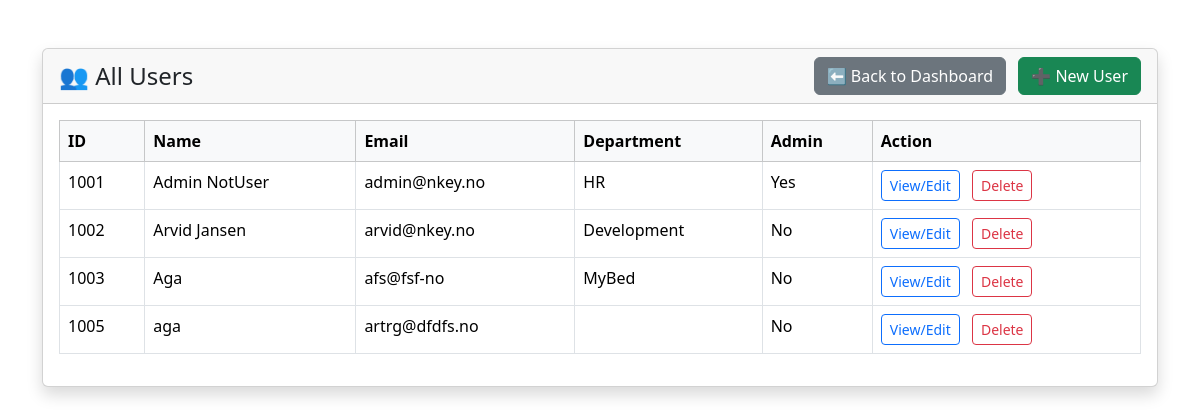
The app's page /users.php (signed in) with its own data.
### tables this page shows
CREATE TABLE users (
  employee_id INTEGER PRIMARY KEY AUTOINCREMENT,
  name TEXT NOT NULL,
  email TEXT UNIQUE NOT NULL,
  password_hash TEXT NOT NULL,
  is_admin INTEGER NOT NULL DEFAULT 0,
  profile_image TEXT DEFAULT '/uploads/default.jpg',
  phone TEXT,
  department TEXT,
  manager_email TEXT,
  leave_quota INTEGER DEFAULT 21,
  leave_used INTEGER DEFAULT 0,
  date_created TEXT DEFAULT CURRENT_TIMESTAMP,
  last_login TEXT
, rfid_id TEXT);

### users.php (the view, shortened to what this page needs)
<?php
require_once "includes/config.php";
$stmt = $conn->query("SELECT employee_id, name, email, department, is_admin FROM users ORDER BY employee_id ASC");
$users = $stmt->fetchAll(PDO::FETCH_ASSOC);
?>
<!DOCTYPE html>
<html lang="en">
<head>
  <link href="https://cdn.jsdelivr.net/npm/bootstrap@5.3.3/dist/css/bootstrap.min.css" rel="stylesheet">
  <link rel="stylesheet" href="/css/style.css?v=1.0.0">
</head>
<body>
<div class="container py-5">
  <div class="card shadow">
    <div class="card-header d-flex justify-content-between align-items-center">
      <h4 class="mb-0">👥 All Users</h4>
      <div>
        <a href="dashboard.php" class="btn btn-secondary me-2">⬅ Back to Dashboard</a>
        <a href="add_user.php" class="btn btn-success">➕ New User</a>
      </div>
    </div>
    <div class="card-body">
      <table class="table table-bordered table-hover">
        <thead class="table-light">
          <tr>
            <th>ID</th>
            <th>Name</th>
            <th>Email</th>
            <th>Department</th>
            <th>Admin</th>
            <th>Action</th>
          </tr>
        </thead>
        <tbody>
          <?php foreach ($users as $user): ?>
            <tr>
              <td><?= $user['employee_id'] ?></td>
              <td><?= htmlspecialchars($user['name']) ?></td>
              <td><?= htmlspecialchars($user['email']) ?></td>
              <td><?= htmlspecialchars($user['department']) ?></td>
              <td><?= $user['is_admin'] ? 'Yes' : 'No' ?></td>
              <td>
                <a href="edit_user.php?id=<?= $user['employee_id'] ?>" class="btn btn-sm btn-outline-primary">View/Edit</a>
                <a href="delete_user.php?id=<?= $user['employee_id'] ?>" class="btn btn-sm btn-outline-danger ms-2" onclick="return confirm('Are you sure you want to delete this user? This action cannot be undone.');">Delete</a>
              </td>
            </tr>
          <?php endforeach; ?>
        </tbody>
      </table>
    </div>
  </div>
</div>
</body>
</html>

### records on screen
users: employee_id "1001", name "Admin NotUser", email "admin@nkey.no", department "HR", is_admin "Yes"
users: employee_id "1002", name "Arvid Jansen", email "arvid@nkey.no", department "Development", is_admin "No"
users: employee_id "1003", name "Aga", email "afs@fsf-no", department "MyBed", is_admin "No"
users: employee_id "1005", name "aga", email "artrg@dfdfs.no", is_admin "No"
